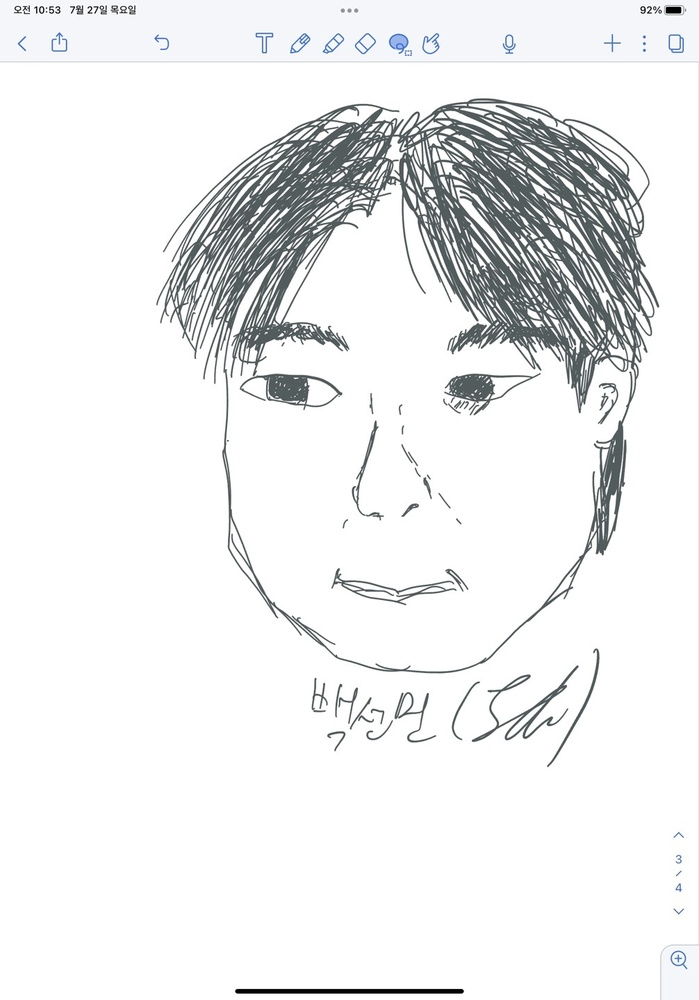
#> input picture SKT_Opencv/chap07/images/bsm.jpg, 699 x 1000 px, shrunk from 1006 x 1440 before the run, found by its file name
$ python 07.edge_DOG.py   (older library calls are emulated)
#> lines starting #> are read from the running program, lines starting #| are printed output that depends on the picture
import numpy as np, cv2

image = cv2.imread("chap07/images/bsm.jpg", cv2.IMREAD_GRAYSCALE)
#> image: shape (1000, 699); min 0, max 255, mean 237.4
if image is None: raise Exception("영상파일 읽기 오류")

# GaussianBlur(입력, 사이즈, )
gaus = cv2.GaussianBlur(image, (7,7),0,0) # 가우시안 마스크 적용
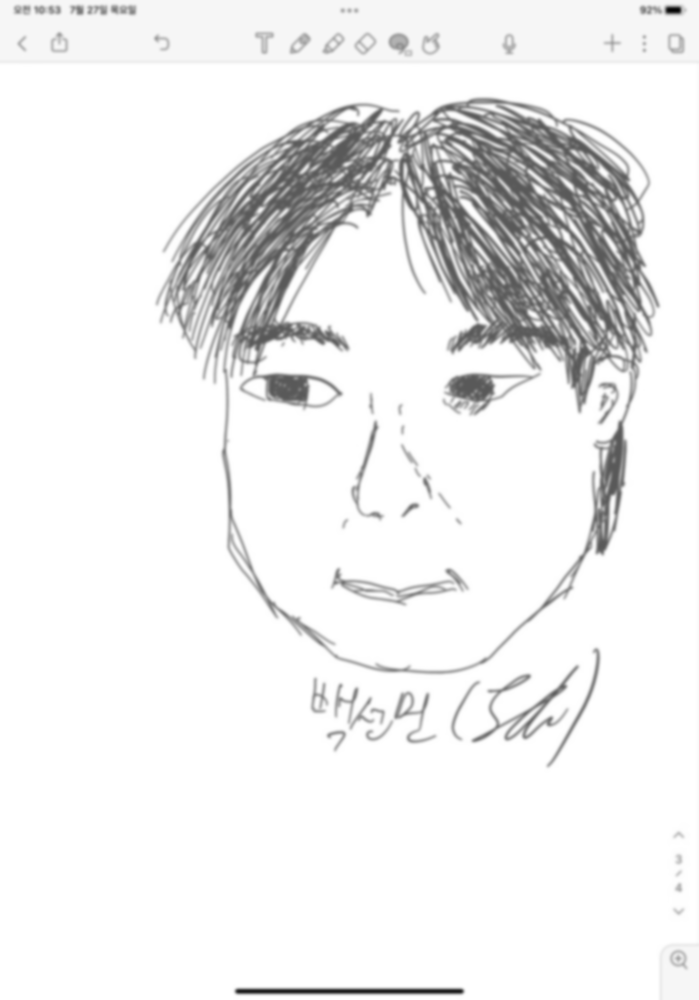
#> gaus: shape (1000, 699); min 5, max 255, mean 237.4
dst1 = cv2.Laplacian(gaus, cv2.CV_16S, 7)       # 라플라시안 수행
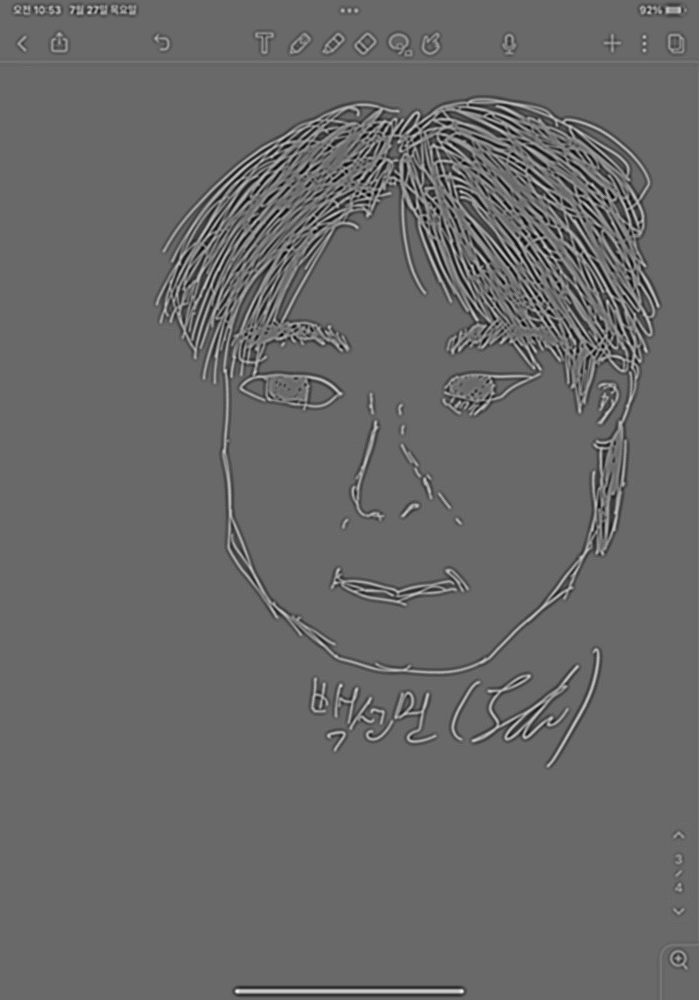
#> dst1: shape (1000, 699) int16; min -44, max 62, mean 0; drawn with min black and max white

gaus1 = cv2.GaussianBlur(image, (3,3), 0) # 가우시안 블러링
gaus2 = cv2.GaussianBlur(image, (9,9), 0)
dst2 = gaus1 - gaus2        # DoG 수행
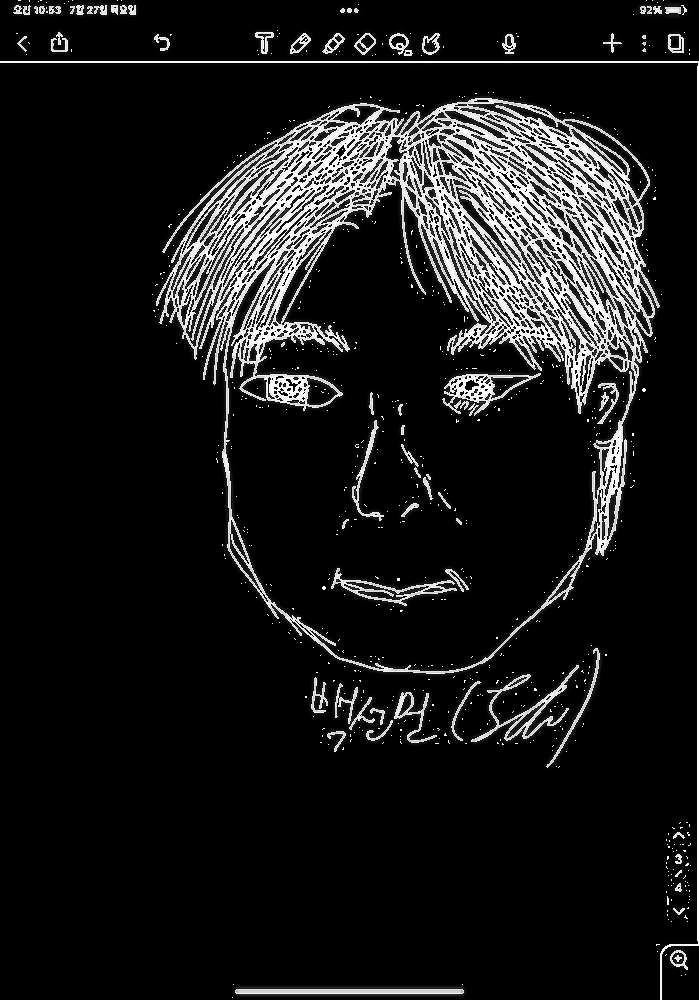
#> dst2: shape (1000, 699); min 0, max 255, mean 26.3

cv2.imshow("image", image)
cv2.imshow("dst1 - LoG", dst1.astype("uint8"))      # 형변환 후 영상 표시
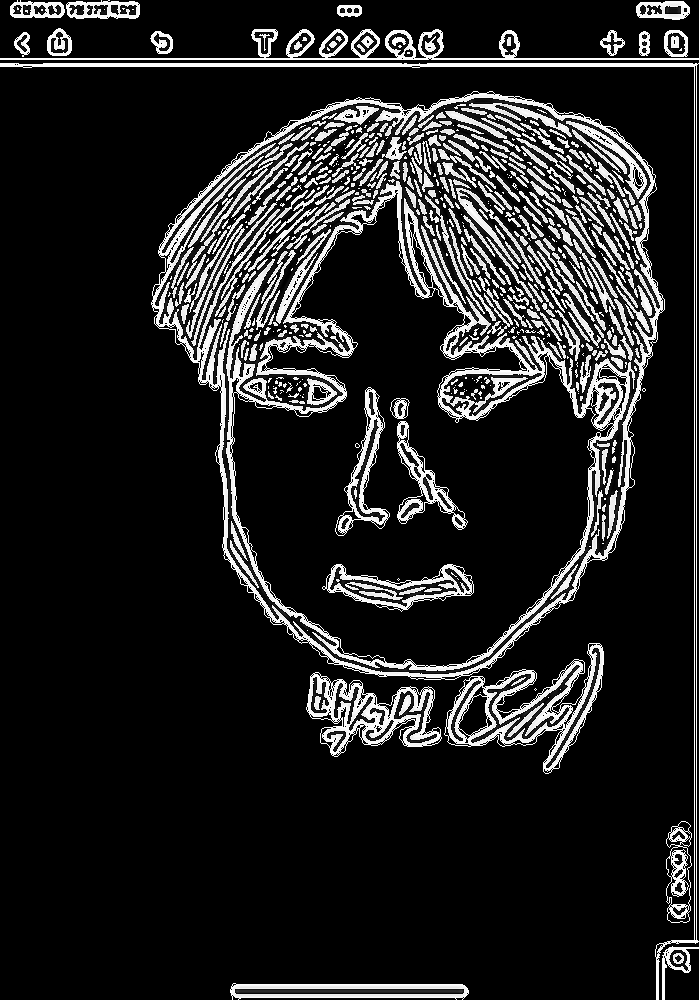
#> window 'dst1 - LoG': shape (1000, 699); min 0, max 255, mean 34.4
cv2.imshow("dst2 - DoG", dst2)
cv2.waitKey(0)
